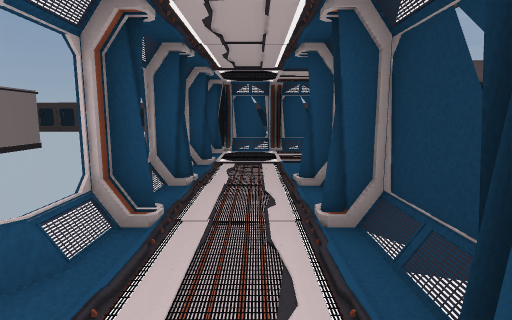
view 1 (above)

16 first-person views from a walk through a scene from a Unity 3-D project. The camera is 1.4 m above the floor, tilts 8° down and sees 80° across. The floor is counted in squares, 1.2 m on a side. Each view is taken from the middle of a square. On the plan, view 1 faces up. The plan holds only what a view shows up to about 13 squares ahead; the rest is blank. The place goes on beyond the plan. The player character is not drawn.

view 2
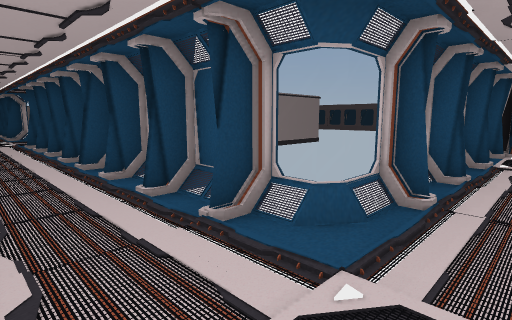

view 3
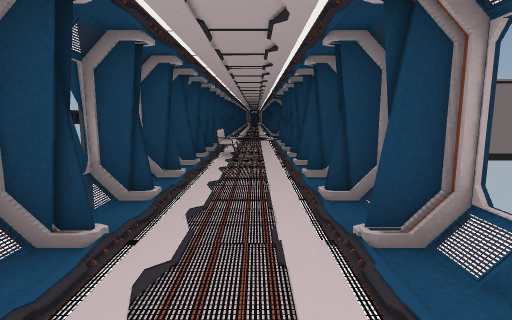

view 4
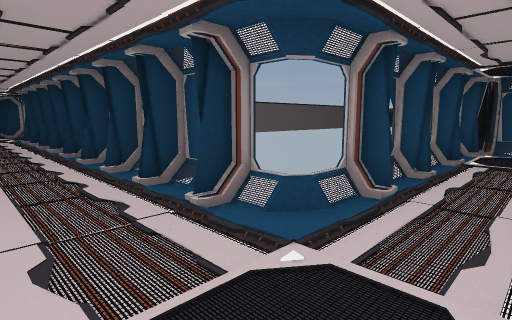

view 5
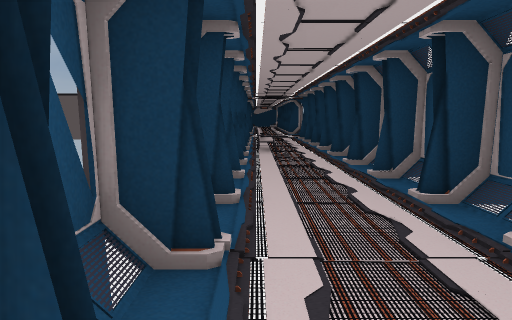

view 6
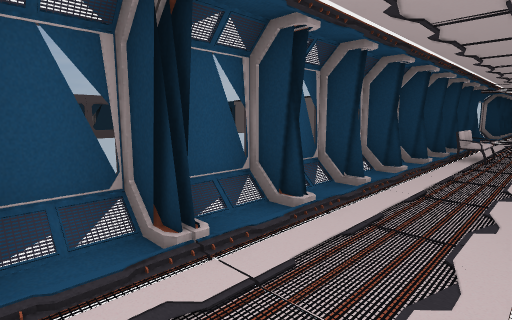

view 7
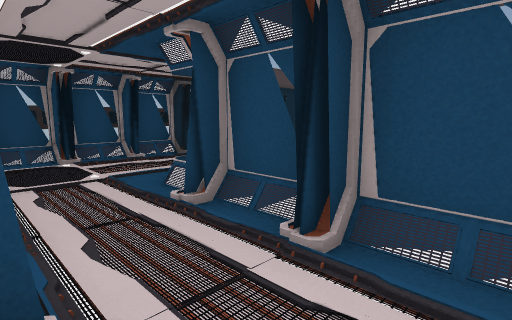

view 8
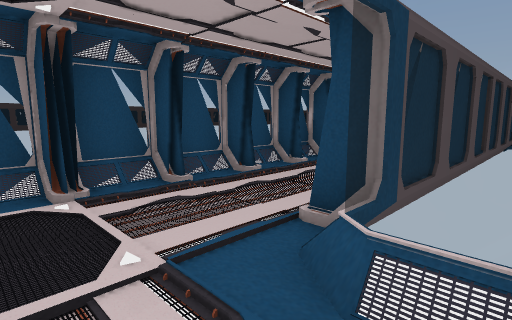

view 9
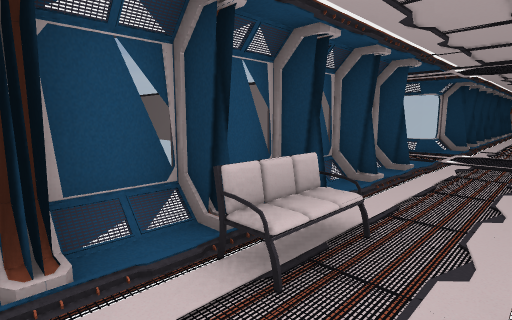

view 10
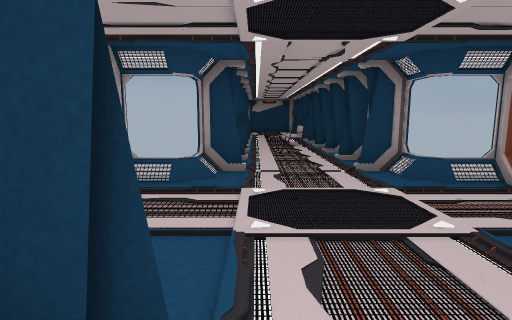

view 11
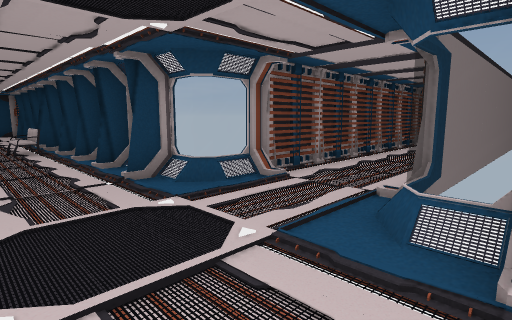

view 12
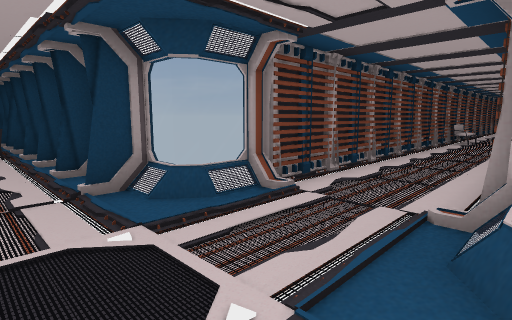

view 13
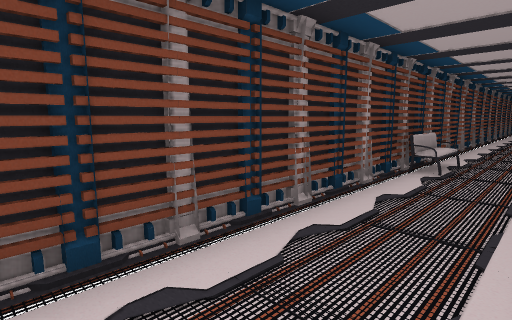

view 14
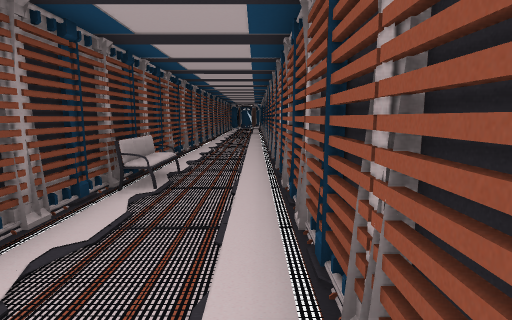

view 15
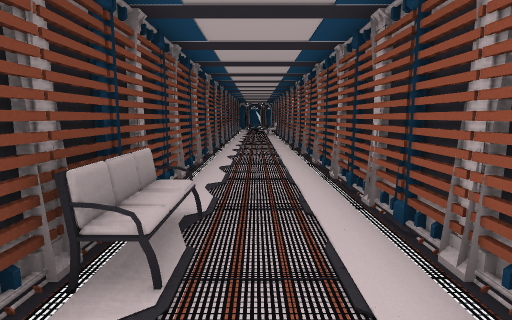

view 16
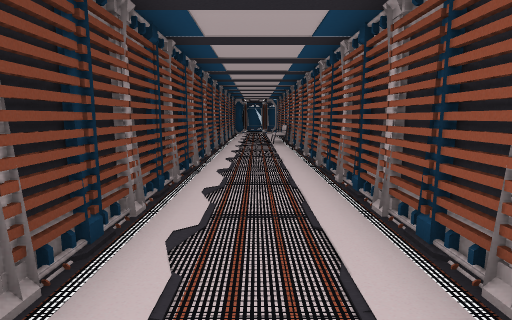

### Floor plan
Key: @ floor where view 1 was taken; # wall or solid block; . floor; / step, stairs or slope; = window, fence, low wall or low ledge; S sofa; O other object.
Columns run from 9 left of view 1 to 29 right of it. Each row starts with its distance up from view 1.
 11        ####=######=####=## ...=#=####
 10        #............S#.../...../......
  9         ...............................
  8        #................./...../.....SS
  7        =...=#####=####=###=...==#######
  6        #..=#             #=...=#
  5        #..#               #/..#
  4        #..#               #...#
  3        #..#               #...#
  2 #######=..=               #...#
  1 ##.##.....#               #...#
  0 .........@#               #...#
 -1 S.........=               #...#
 -2 ##.##.#.###               #...#
 -3     #####                 #...#
 -4                           #...#
 -5                           #...#
 -6                           #..##
 -7                           #..S#
 -8                           #...#
 -9                           #...#
-10                           #...#
-11                           #...#
-12                           #...#
-13                           #...#
-14                           #...#
-15                           #...#
-16                           #...#
-17                           #...#
-18                           #...#
-19                           #...#
-20                           #...#
-21                           #...#
-22                           #...#
-23                           #O..#
-24                            O

Positions as (right, up) in squares from view 1, and headings:
1: (0, 0), facing up
2: (0, -1), facing up-left
3: (0, 0), facing left
4: (-1, 10), facing down-right
5: (0, 10), facing right
6: (1, 8), facing up-right
7: (1, 7), facing down-left
8: (0, 3), facing down-left
9: (9, 8), facing up-right
10: (15, 10), facing right
11: (16, 10), facing down-right
12: (17, 9), facing down-right
13: (18, 1), facing down-right
14: (18, -1), facing down
15: (19, -4), facing down
16: (19, -10), facing down
